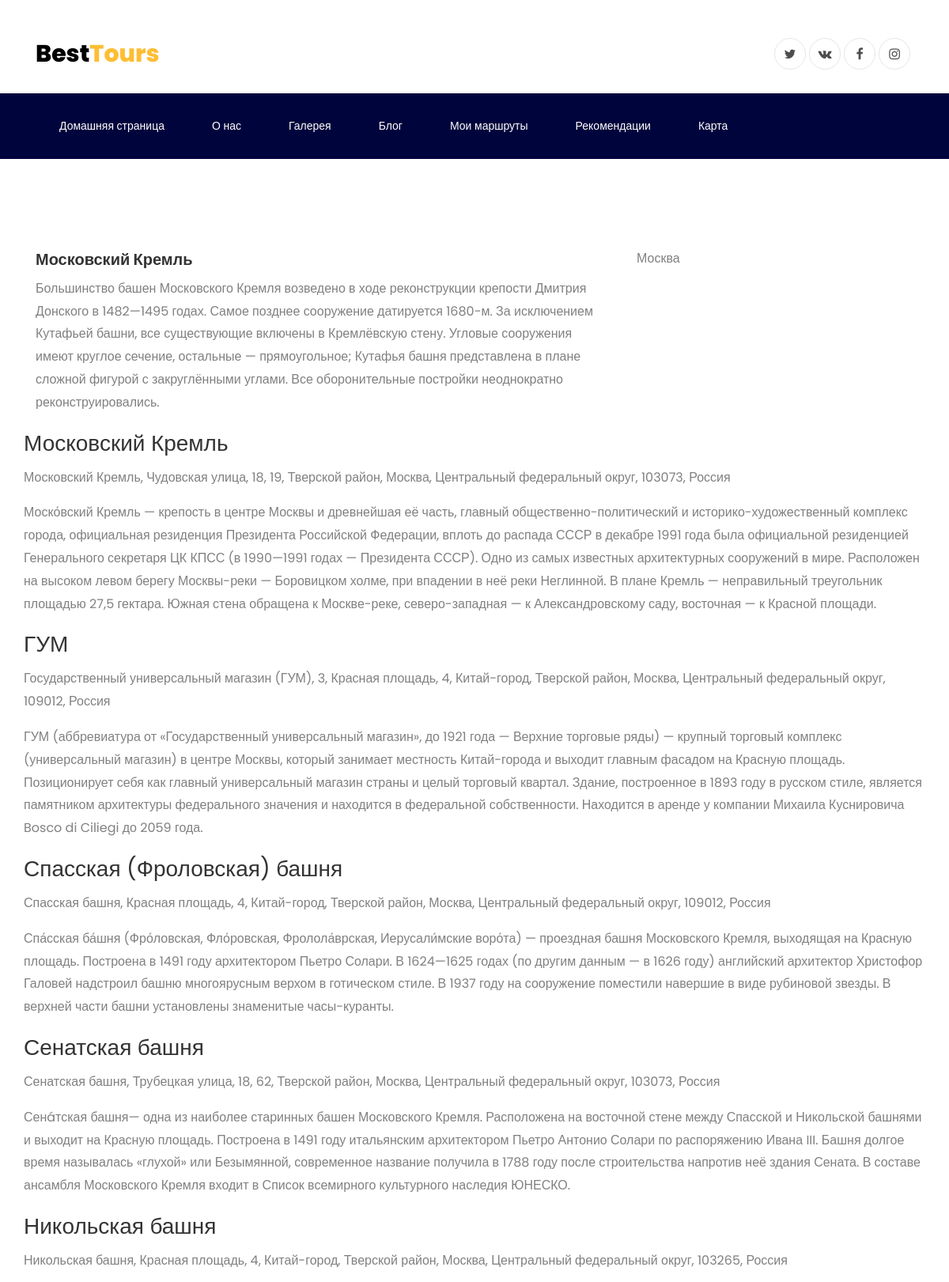
Page /cur_route/4 (upper part) on the committed database.
### WebSite/models.py (models this page shows)
class UserRoute(models.Model):
    user = models.ForeignKey(User, on_delete=models.CASCADE)
    city = models.CharField(max_length=30)
    route_name = models.CharField(max_length=100)
    route_text = models.TextField(null=True, default=None)

class Attractions(models.Model):
    name = models.CharField(max_length=100)
    img_link = models.CharField(max_length=30)
    address = models.TextField(null=True, default=None)
    latitude = models.CharField(max_length=100, null=True, default=None)
    longitude = models.CharField(max_length=100, null=True, default=None)
    short_description = models.TextField(null=True, default=None)
    nearest_node = models.IntegerField(null=True, default=None)

### WebSite/views.py (the view)
# urls.py: path('cur_route/<int:route_id>', views.cur_route),
def cur_route(request, route_id):
    global city
    route = UserRoute.objects.get(id=route_id)
    route_attractions_list = RouteAttractions.objects.filter(route=route_id)
    name = route.route_name
    text = route.route_text
    if route.user == request.user:
        is_user = True
    else:
        is_user = False
    collection = []
    for cur_object in route_attractions_list:
        cur_attraction = Attractions.objects.get(id=cur_object.attraction.id)
        temp = {"point": cur_attraction.name,
                "address": cur_attraction.address,
                "description": cur_attraction.short_description}
        collection.append(temp)
    form = CurRouteForm()
    data = {"name": name, "city": city, "text": text, "collection": collection,
            "id": route_id, "is_user": is_user, "form": form}
    return render(request, "cur_route.html", context=data)

### WebSite/templates/cur_route.html (shortened to what this page needs)
{% extends "base.html" %}
{% load static %}
{% block content %}
    <section class="ftco-section">
    	<div class="container">
    		<div class="row">
    			<div class="col-md-8">
    				<h5 class="font-weight-bold">{{ name }}</h5>
    				<p>{{ text }}</p>
    			</div>
    			<div class="col-md-4">
    				<p>{{ city }}</p>
    			</div>
    		</div>
            {% for element in collection %}
                <div class="row">
                <h3>{{ element.point }}</h3>
                </div>
                <div class="row">
                  <p>{{ element.address }}</p>
                </div>
                <div class="row">
                  <p>{{ element.description }}</p>
                </div>
            {% endfor %}
    	</div>
    </section>
{% endblock content %}

### rows in the picture
UserRoute: route_name "Московский Кремль", route_text "Большинство башен Московского Кремля возведено в ходе реконструкции крепости Дмитрия Донского в 1482—1495 годах. Самое позднее сооружение датируется 1680-м. За исключением Кутафьей башни, все существующие включены в Кремлёвскую стену. Угловые сооружения имеют круглое сечение, остальные — прямоугольное; Кутафья башня представлена в плане сложной фигурой с закруглёнными углами. Все оборонительные постройки неоднократно реконструировались.", city "Москва"
Attractions: point "Московский Кремль", address "Московский Кремль, Чудовская улица, 18, 19, Тверской район, Москва, Центральный федеральный округ, 103073, Россия", description "Моско́вский Кремль — крепость в центре Москвы и древнейшая её часть, главный общественно-политический и историко-художественный комплекс города, официальная резиденция Президента Российской Федерации, вплоть до распада СССР в декабре 1991 года была официальной резиденцией Генерального секретаря ЦК КПСС (в 1990—1991 годах — Президента СССР). Одно из самых известных архитектурных сооружений в мире. Расположен на высоком левом берегу Москвы-реки — Боровицком холме, при впадении в неё реки Неглинной. В плане Кремль — неправильный треугольник площадью 27,5 гектара. Южная стена обращена к Москве-реке, северо-западная — к Александровскому саду, восточная — к Красной площади."
Attractions: point "ГУМ", address "Государственный универсальный магазин (ГУМ), 3, Красная площадь, 4, Китай-город, Тверской район, Москва, Центральный федеральный округ, 109012, Россия", description "ГУМ (аббревиатура от «Государственный универсальный магазин», до 1921 года — Верхние торговые ряды) — крупный торговый комплекс (универсальный магазин) в центре Москвы, который занимает местность Китай-города и выходит главным фасадом на Красную площадь. Позиционирует себя как главный универсальный магазин страны и целый торговый квартал. Здание, построенное в 1893 году в русском стиле, является памятником архитектуры федерального значения и находится в федеральной собственности. Находится в аренде у компании Михаила Куснировича Bosco di Ciliegi до 2059 года."
Attractions: point "Спасская (Фроловская) башня", address "Спасская башня, Красная площадь, 4, Китай-город, Тверской район, Москва, Центральный федеральный округ, 109012, Россия", description "Спа́сская ба́шня (Фро́ловская, Фло́ровская, Фролола́врская, Иерусали́мские воро́та) — проездная башня Московского Кремля, выходящая на Красную площадь. Построена в 1491 году архитектором Пьетро Солари. В 1624—1625 годах (по другим данным — в 1626 году) английский архитектор Христофор Галовей надстроил башню многоярусным верхом в готическом стиле. В 1937 году на сооружение поместили навершие в виде рубиновой звезды. В верхней части башни установлены знаменитые часы-куранты."
Attractions: point "Сенатская башня", address "Сенатская башня, Трубецкая улица, 18, 62, Тверской район, Москва, Центральный федеральный округ, 103073, Россия", description "Сенáтская башня— одна из наиболее старинных башен Московского Кремля. Расположена на восточной стене между Спасской и Никольской башнями и выходит на Красную площадь. Построена в 1491 году итальянским архитектором Пьетро Антонио Солари по распоряжению Ивана III. Башня долгое время называлась «глухой» или Безымянной, современное название получила в 1788 году после строительства напротив неё здания Сената. В составе ансамбля Московского Кремля входит в Список всемирного культурного наследия ЮНЕСКО."
Attractions: point "Никольская башня", address "Никольская башня, Красная площадь, 4, Китай-город, Тверской район, Москва, Центральный федеральный округ, 103265, Россия"
